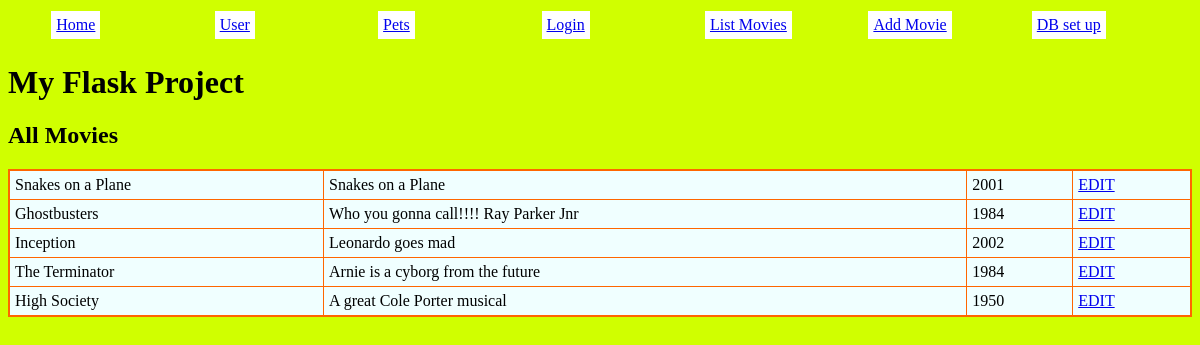
The app's page /movieslist with its own data.
### tables this page shows
CREATE TABLE Movies(id INTEGER,
  name TEXT,
  description TEXT,
  year INTEGER,
  PRIMARY KEY(id AUTOINCREMENT));

### main.py (the view)
@web_site.route('/movieslist')
def listall():
  con = sqlite3.connect('movies.db')
  con.row_factory = sqlite3.Row
  cursor = con.cursor()
  sql = 'SELECT * FROM movies'
  cursor.execute(sql)
  con.commit()
  rows = cursor.fetchall()
  return render_template("movielist.html",rows = rows)

### templates/movielist.html
{% extends 'base.html' %}
{% block content %}
  <h2>All Movies</h2>
  <table border = "1">
    {%- for row in rows %}
    <tr>
      <td>{{row["name"]}}</td>
      <td>{{row["description"]}}</td>
      <td>{{row["year"]}}</td>
      <td><a href ='/editmovie?id={{row["id"]}}'>EDIT</a></td>
    </tr>
    {%- endfor %}
  </table>
{% endblock %}

### templates/base.html (shortened to what this page needs)
<html>
  <head>
    <link rel="stylesheet" href="/static/styles.css">
  </head>
  <body>
    <ul>
      <li><a href="/">Home</a></li>
      <li><a href="/user/bob">User</a></li>
      <li><a href="/pets">Pets</a></li>
      <li><a href="/login">Login</a></li>
      <li><a href="/movieslist">List Movies</a></li>
      <li><a href="/moviesadd">Add Movie</a></li>
      <li><a href="/runonce">DB set up</a></li>
    </ul>
    <h1>My Flask Project</h1>
    {% block content %}{% endblock %}
  <body>
</html>

### static/styles.css (style rules this page uses)
body { background-color:rgb(208, 255, 0); font-family:Verdana; }
ul { display: flex; justify-content: space-around; }
ul li { flex: 1; list-style:none; }
ul li a { padding:5px; margin:2%; background-color:white; display: inline-flex; }
table { background-color:azure; border-collapse: collapse; width:100%; border:2px solid #ff6600; }
td { padding:5px; }

### records on screen
Movies: name "Snakes on a Plane", description "Snakes on a Plane", year "2001"
Movies: name "Ghostbusters", description "Who you gonna call!!!! Ray Parker Jnr", year "1984"
Movies: name "Inception", description "Leonardo goes mad", year "2002"
Movies: name "The Terminator", description "Arnie is a cyborg from the future", year "1984"
Movies: name "High Society", description "A great Cole Porter musical", year "1950"
